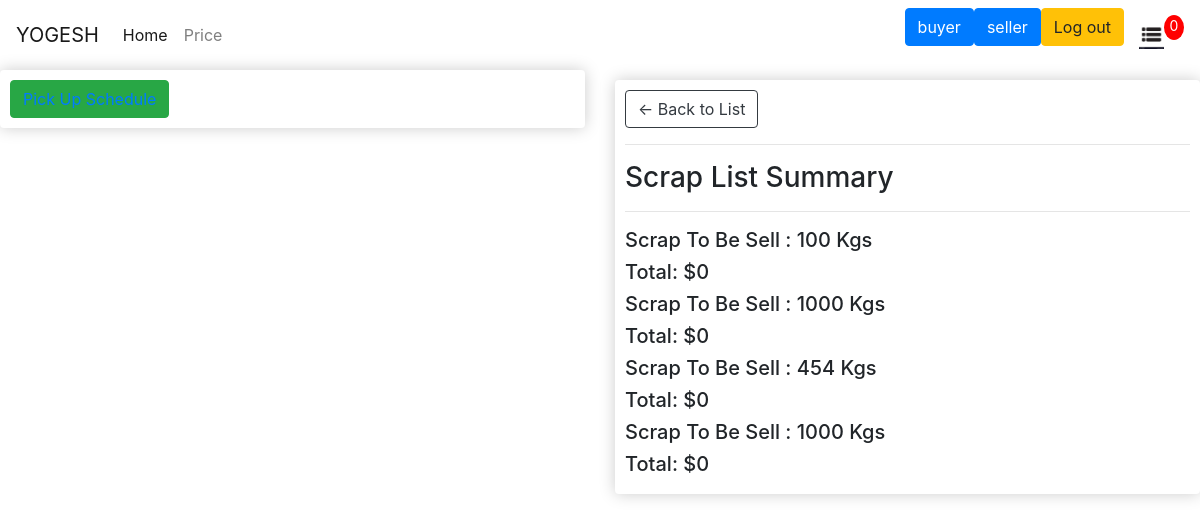
The app's page /list/ (signed in) with its own data.
### scrapapp/models.py (models this page shows, shortened)
class Order(models.Model):
    customer = models.ForeignKey(Customer,null=True,blank=True,on_delete=models.SET_NULL)
    order_date = models.DateTimeField(auto_now_add=True)
    complete = models.BooleanField(default=False,null=True,blank=True)
    Transaction_id = models.CharField(max_length=200,null=True)
    @property
    def get_total_items(self):
        orderitems = self.orderitem_set.all()
        total = sum([item.quantity for item in orderitems])
        return total
    @property
    def get_total_price(self):
        orderitems = self.orderitem_set.all()
        total = sum([item.get_total for item in orderitems])
        return total

class Pickup(models.Model):
    weight = models.IntegerField(null=True,blank=True)
    date = models.DateField(null=True,blank=True)
    time = models.TimeField(null=True,blank=True)
    address = models.CharField(max_length=128,null=True,blank=True)
    pincode = models.CharField(max_length=128,null=True,blank=True)
    def total_weight(self):
        return self.weight

### scrapapp/views.py (the view)
# urls.py: path('list/',list,name='list'),
def list(request):
    if request.user.is_authenticated:
        customer = request.user.customer
        order, created = Order.objects.get_or_create(customer=customer,complete=False)
        items = order.orderitem_set.all()
        cartItem = order.get_total_items
        add = Pickup.objects.all()
    else:
        order={}
        items ={}
        cartItem={}
        typeUser ={}
    context = {'order':order,'items':items,'cartItem':cartItem,'address':add}
    return render(request,'scrapapp/list.html',context)

### scrapapp/templates/scrapapp/list.html (shortened to what this page needs)
{% extends 'scrapapp/base.html' %}
{% block content%}
{% load static%}
<div class="row">
    <div class="col lg-6" id="pick-up">
        <div class="box-element" id="form-wrapper">
            <button type="submit" id="button-form" class="btn btn-md btn-success"><a href="{% url 'pickup'%}">Pick Up Schedule</a></button>
        </div>
    </div>
    <div class="col-lg-6">
        <div class="box-element">
            <a  class="btn btn-outline-dark" href="{% url 'price' %}">&#x2190; Back to List</a>
            <hr>
            <h3>Scrap List Summary</h3>
            <hr>
            {%for add in address%}
            <h5>Scrap To Be Sell :   {{add.total_weight}} Kgs</h5>
            <h5>Total:   ${{order.get_total_price}}</h5>
            {% endfor%}
        </div>
    </div>
</div>
{% endblock %}

### scrapapp/templates/scrapapp/base.html (shortened to what this page needs)
<!DOCTYPE html>
{% load static %}
<html>
    <head>
        <link rel="stylesheet" type="text/css" href="{% static 'css/c.css' %}">
        <link rel="stylesheet" href="https://cdn.jsdelivr.net/npm/bootstrap@4.0.0/dist/css/bootstrap.min.css">
    </head>
    <body>
        <div class="newc">
        <nav class="navbar navbar-expand-lg navbar-light">
            <a class="navbar-brand" href="">{{user.username|upper}}</a>
            <div class="collapse navbar-collapse" id="navbarSupportedContent">
              <ul class="navbar-nav mr-auto">
                <li class="nav-item active">
                  <a class="nav-link" href="/">Home</a>
                </li>
                <li class="nav-item">
                  <a class="nav-link" href="{% url 'price'%}">Price</a>
                </li>
              </ul>
              {% if user.is_authenticated %}
              <p id=""><a href="{% url 'buyer'%}" class="btn btn-primary">buyer</a></p>
              <p><a href="{% url 'list'%}" class="btn btn-primary">seller</a></p>
            <p><a href="{% url 'logout'%}" class="btn btn-warning">Log out</a></p>
            <a href="{% url 'list' %}">
                <img  id="cart-icon" src="{% static 'media/image/list.png'%}">
            </a>
            <p id="cart-total">{{order.get_total_items}}</p>
        </div>
    </nav>
  </div>
    {% block content%}
    {% endblock%}
          {%endif%}
    </body>
</html>

### static/css/c.css (style rules this page uses)
body { background-color: hsl(0, 0%, 98%); }
h1,h2,h3,h4,h5,h6 { color:hsl(0, 0%, 30%); }
.box-element { box-shadow:hsl(0, 0%, 80%) 0 0 16px; background-color: #fff; border-radius: 4px; padding: 10px; }
#cart-icon { width:25px; display: inline-block; margin-left: 15px; }
#cart-total { display: block; text-align: center; color:#fff; background-color: red; width: 20px; height: 25px; border-radius: 50%; font-size: 14px; }
.col-lg-4, .col-lg-6, .col-lg-8, .col-lg-12 { margin-top: 10px; }
.btn { border-radius: 0; }

### records on screen
Order: get_total_items "0", get_total_price "0"
Pickup: total_weight "100"
Pickup: total_weight "1000"
Pickup: total_weight "454"
Pickup: total_weight "1000"

### other values on screen
{{ user.username|upper }} "YOGESH"
